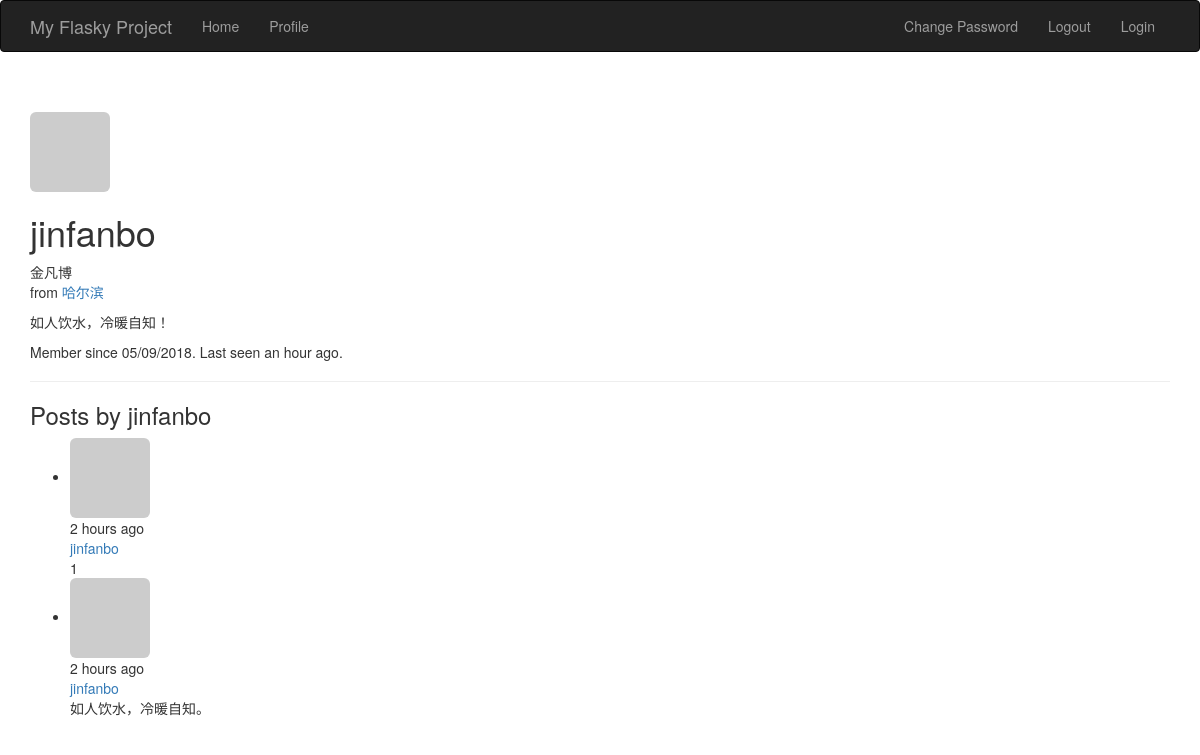
Screenshot of /usr/jinfanbo (signed in) with the database file from the repository.
### app/models.py (models this page shows, shortened)
class User(UserMixin, db.Model):
    __tablename__ = 'users'
    id = db.Column(db.Integer, primary_key=True)
    email = db.Column(db.String(64), unique=True, index=True)
    username = db.Column(db.String(64), unique=True, index=True)
    role_id = db.Column(db.Integer, db.ForeignKey('roles.id'))
    password_hash = db.Column(db.String(128))
    confirmed = db.Column(db.Boolean, default=False)
    name = db.Column(db.String(64))
    location = db.Column(db.String(64))
    about_me = db.Column(db.Text())
    member_since = db.Column(db.DateTime(), default=datetime.utcnow)
    last_seen = db.Column(db.DateTime(), default=datetime.utcnow)
    avatar_hash = db.Column(db.String(32))
    posts = db.relationship('Post', backref='author', lazy='dynamic')
    @property
    def password(self):
        raise AttributeError('password is not a readable attribute')
    def can(self, permissions):
        return self.role is not None and \
               (self.role.permissions & permissions) == permissions
    def is_administrator(self):
        return self.can(Permission.ADMIN)
    def ping(self):
        self.last_seen = datetime.utcnow()
        db.session.add(self)
    def gravatar_hash(self):
        return hashlib.md5(self.email.lower().encode('utf-8')).hexdigest()
    def gravatar(self, size=100, default='identicon', rating='g'):
        url = 'https://secure.gravatar.com/avatar'
        hash = self.avatar_hash or self.gravatar_hash()
        return '{url}/{hash}?s={size}&d={default}&r={rating}'.format(
            url=url, hash=hash, size=size, default=default, rating=rating)

class Post(db.Model):
    __tablename__ = 'posts'
    id = db.Column(db.Integer, primary_key=True)
    body = db.Column(db.Text)
    timestamp = db.Column(db.DateTime, index=True, default=datetime.utcnow)
    author_id = db.Column(db.Integer, db.ForeignKey('users.id'))

### app/main/views.py (the view)
@main.route('/usr/<username>')
def user(username):
    user = User.query.filter_by(username=username).first()
    if user is None:
        abort(404)
    posts = user.posts.order_by(Post.timestamp.desc()).all()
    return render_template('user.html', user=user, posts=posts)

### app/auth/views.py (called while the page is built)
@auth.before_app_request
def before_request():
    if current_user.is_authenticated :
        current_user.ping()
        if not current_user.confirmed \
            and request.endpoint[:5] != 'auth.' \
                and request.endpoint != 'static':
            return redirect(url_for('auth.unconfirmed'))

### app/main/__init__.py (called while the page is built)
@main.app_context_processor
def inject_permissions():
    return dict(Permission=Permission)

### app/models.py (called while the page is built)
@login_manager.user_loader
def load_user(user_id):
    return User.query.get(int(user_id))

### app/templates/user.html (shortened to what this page needs)
{% extends "base.html" %}
{% block page_content %}
<div class="page-header">
    <img class="img-rounded profile-thumbnail" src="{{ user.gravatar(size=256) }}">
    <div class="profile-header">
        <h1>{{ user.username }}</h1>
        {% if user.name or user.location %}
        <p>
            {% if user.name %}{{ user.name }}<br>{% endif %}
            {% if user.location %}
                from <a href="http://maps.google.com/?q={{ user.location }}">{{ user.location }}</a><br>
            {% endif %}
        </p>
        {% endif %}
        {% if user.about_me %}<p>{{ user.about_me }}</p>{% endif %}
        <p>
                Member since {{ moment(user.member_since).format('L') }}.
                Last seen {{ moment(user.last_seen).fromNow() }}.
        </p>
    </div>
</div>
<h3> Posts by {{ user.username }} </h3>
{% include '_posts.html' %}
{% endblock %}

### app/templates/base.html (shortened to what this page needs)
{% extends "bootstrap/base.html" %}
{% block navbar %}
<div class="navbar navbar-inverse" role="navigation">
    <div class="container">
        <div class="navbar-header">
            <a class="navbar-brand" href="{{ url_for('main.index') }}">My Flasky Project</a>
        </div>
        <div class="navbar-collapse collapse">
            <ul class="nav navbar-nav">
                <li><a href="{{ url_for('main.index') }}">Home</a></li>
                {% if current_user.is_authenticated %}
                <li>
                    <a href="{{ url_for('main.user', username=current_user.username) }}">
                        Profile
                    </a>
                </li>
                {% endif %}
            </ul>
            <ul class="nav navbar-nav navbar-right">
                <li><a href="{{ url_for('auth.change_password') }}">Change Password</a></li>
                <li><a href="{{ url_for('auth.logout') }}">Logout</a></li>
                <li><a href="{{ url_for('auth.login') }}">Login</a></li>
            </ul>
        </div>
    </div>
</div>
{% endblock %}
{% block content %}
<div class="container">
    {% block page_content %}{% endblock %}
</div>
{% endblock %}

### app/templates/_posts.html
<ul class="posts">
    {% for post in posts %}
    <li class="post">
        <div class="post=thumbnail">
            <a href="{{ url_for('.user', username=post.author.username) }}">
                <img class="img-rounded profile-thumbnail"
                     src="{{ post.author.gravatar(size=40) }}">
            </a>
        </div>
        <div class="post-date">{{ moment(post.timestamp).fromNow() }}</div>
        <div class="post-author">
            <a href="{{ url_for('.user', username=post.author.username) }}">
                {{ post.author.username }}
            </a>
        </div>
        <div class="post-body">{{ post.body }}</div>
    </li>
    {% endfor %}
</ul>

### rows the page displays
User: username "jinfanbo", name "金凡博", location "哈尔滨", about_me "如人饮水，冷暖自知！", member_since "05/09/2018", last_seen "an hour ago"
Post: timestamp "2 hours ago", author.username "jinfanbo", body "1"
Post: timestamp "2 hours ago", author.username "jinfanbo", body "如人饮水，冷暖自知。"
